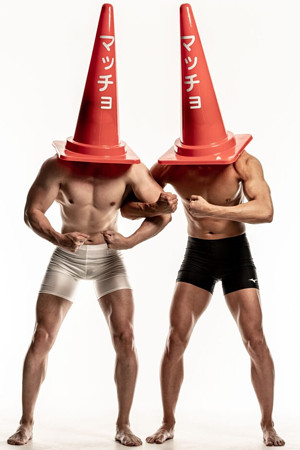
#> input picture macho.jpg, 300 x 450 px
$ python img2dbscan.py
#> lines starting #> are read from the running program, lines starting #| are printed output that depends on the picture
import cv2
import numpy as np
import matplotlib.pyplot as plt
from sklearn.cluster import DBSCAN

def blur(image, k=5):
    result = cv2.GaussianBlur(image, (k,k), 0)
    return result

def auto_canny(image):
    sigma = 0.33
    med = np.median(image)
    th1 = int(max(0, (1-sigma)*med))
    th2 = int(max(255, (1+sigma)*med))
    canny = cv2.Canny(image, th1, th2)
    return canny

def dilate(image, k=3):
    kernel = np.ones((k,k),np.uint8)
    return cv2.dilate(image, kernel)

def erode(image, k=3):
    kernel = np.ones((k,k),np.uint8)
    return cv2.erode(image, kernel)

def find_edge(image):
    img_blur = blur(image)
    img_blur_canny = auto_canny(img_blur)
    return img_blur_canny

def count_edge(image):
    Y, X = np.where(image==255)     # 白のインデックスのリスト[[y1, y2, ...], [x1, x2, ...]]
    return np.array([X, Y]).T       # 転置して[[x1,y1], [x2,y2], ...]にする


filename = "macho.jpg"
img = cv2.imread(filename)
#> img is the input picture: shape (450, 300, 3); mean B, G, R 184.1, 190.7, 212.2
h, w = img.shape[:2]
#> h = 450; w = 300

edge_img = find_edge(img)           # 画像のエッジ取得
#> in blur, `result = cv2.GaussianBlur(image, (k,k), 0)`:
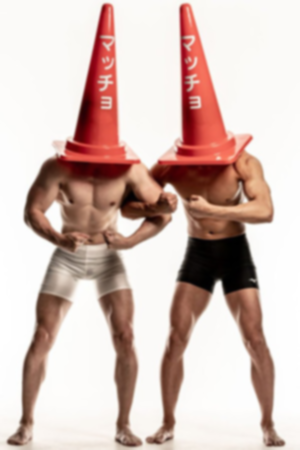
#> result: shape (450, 300, 3); mean B, G, R 184.1, 190.7, 212.2
#> in auto_canny, `med = np.median(image)`: med = 248
#> in auto_canny, `th1 = int(max(0, (1-sigma)*med))`: th1 = 166
#> in auto_canny, `th2 = int(max(255, (1+sigma)*med))`: th2 = 329
#> in auto_canny, `canny = cv2.Canny(image, th1, th2)`:
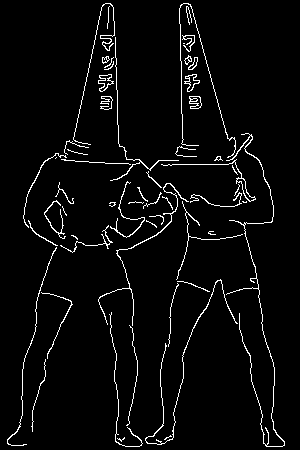
#> canny: shape (450, 300); 3.9% white in thin lines or dots
edge_pos = count_edge(edge_img)     # エッジ座標のリストを取得
#> in count_edge, `Y, X = np.where(image==255)`: Y = 5234 values from 3 to 446; X = 5234 values, max 284 at index 5124, min 7 at index 5071, mean 152.3
#> edge_pos = 5234 pairs, first value 7 to 284, second value 3 to 446
print (f"画素数={h*w} -> エッジ数={len(edge_pos)}")
#| 画素数=135000 -> エッジ数=5234

clustering = DBSCAN(eps=5, min_samples=5).fit(edge_pos)
unique_labels = np.unique(clustering.labels_)
#> unique_labels = [0, 1]

fig = plt.figure()
ax = fig.add_subplot(111)
ax.set_aspect('equal', adjustable='box')
for label in unique_labels:
    pos = edge_pos[np.where(clustering.labels_==label)]
    plt.scatter(pos[:,0], h-pos[:,1], label=label)
#> this loop made 2 passes
ax.legend()
plt.show()
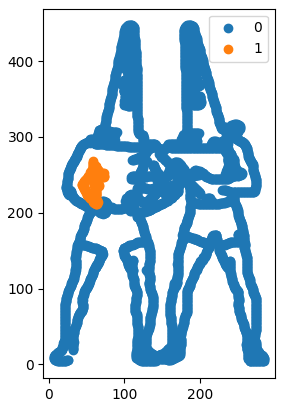
#> figure drawn by matplotlib, 1 panel
